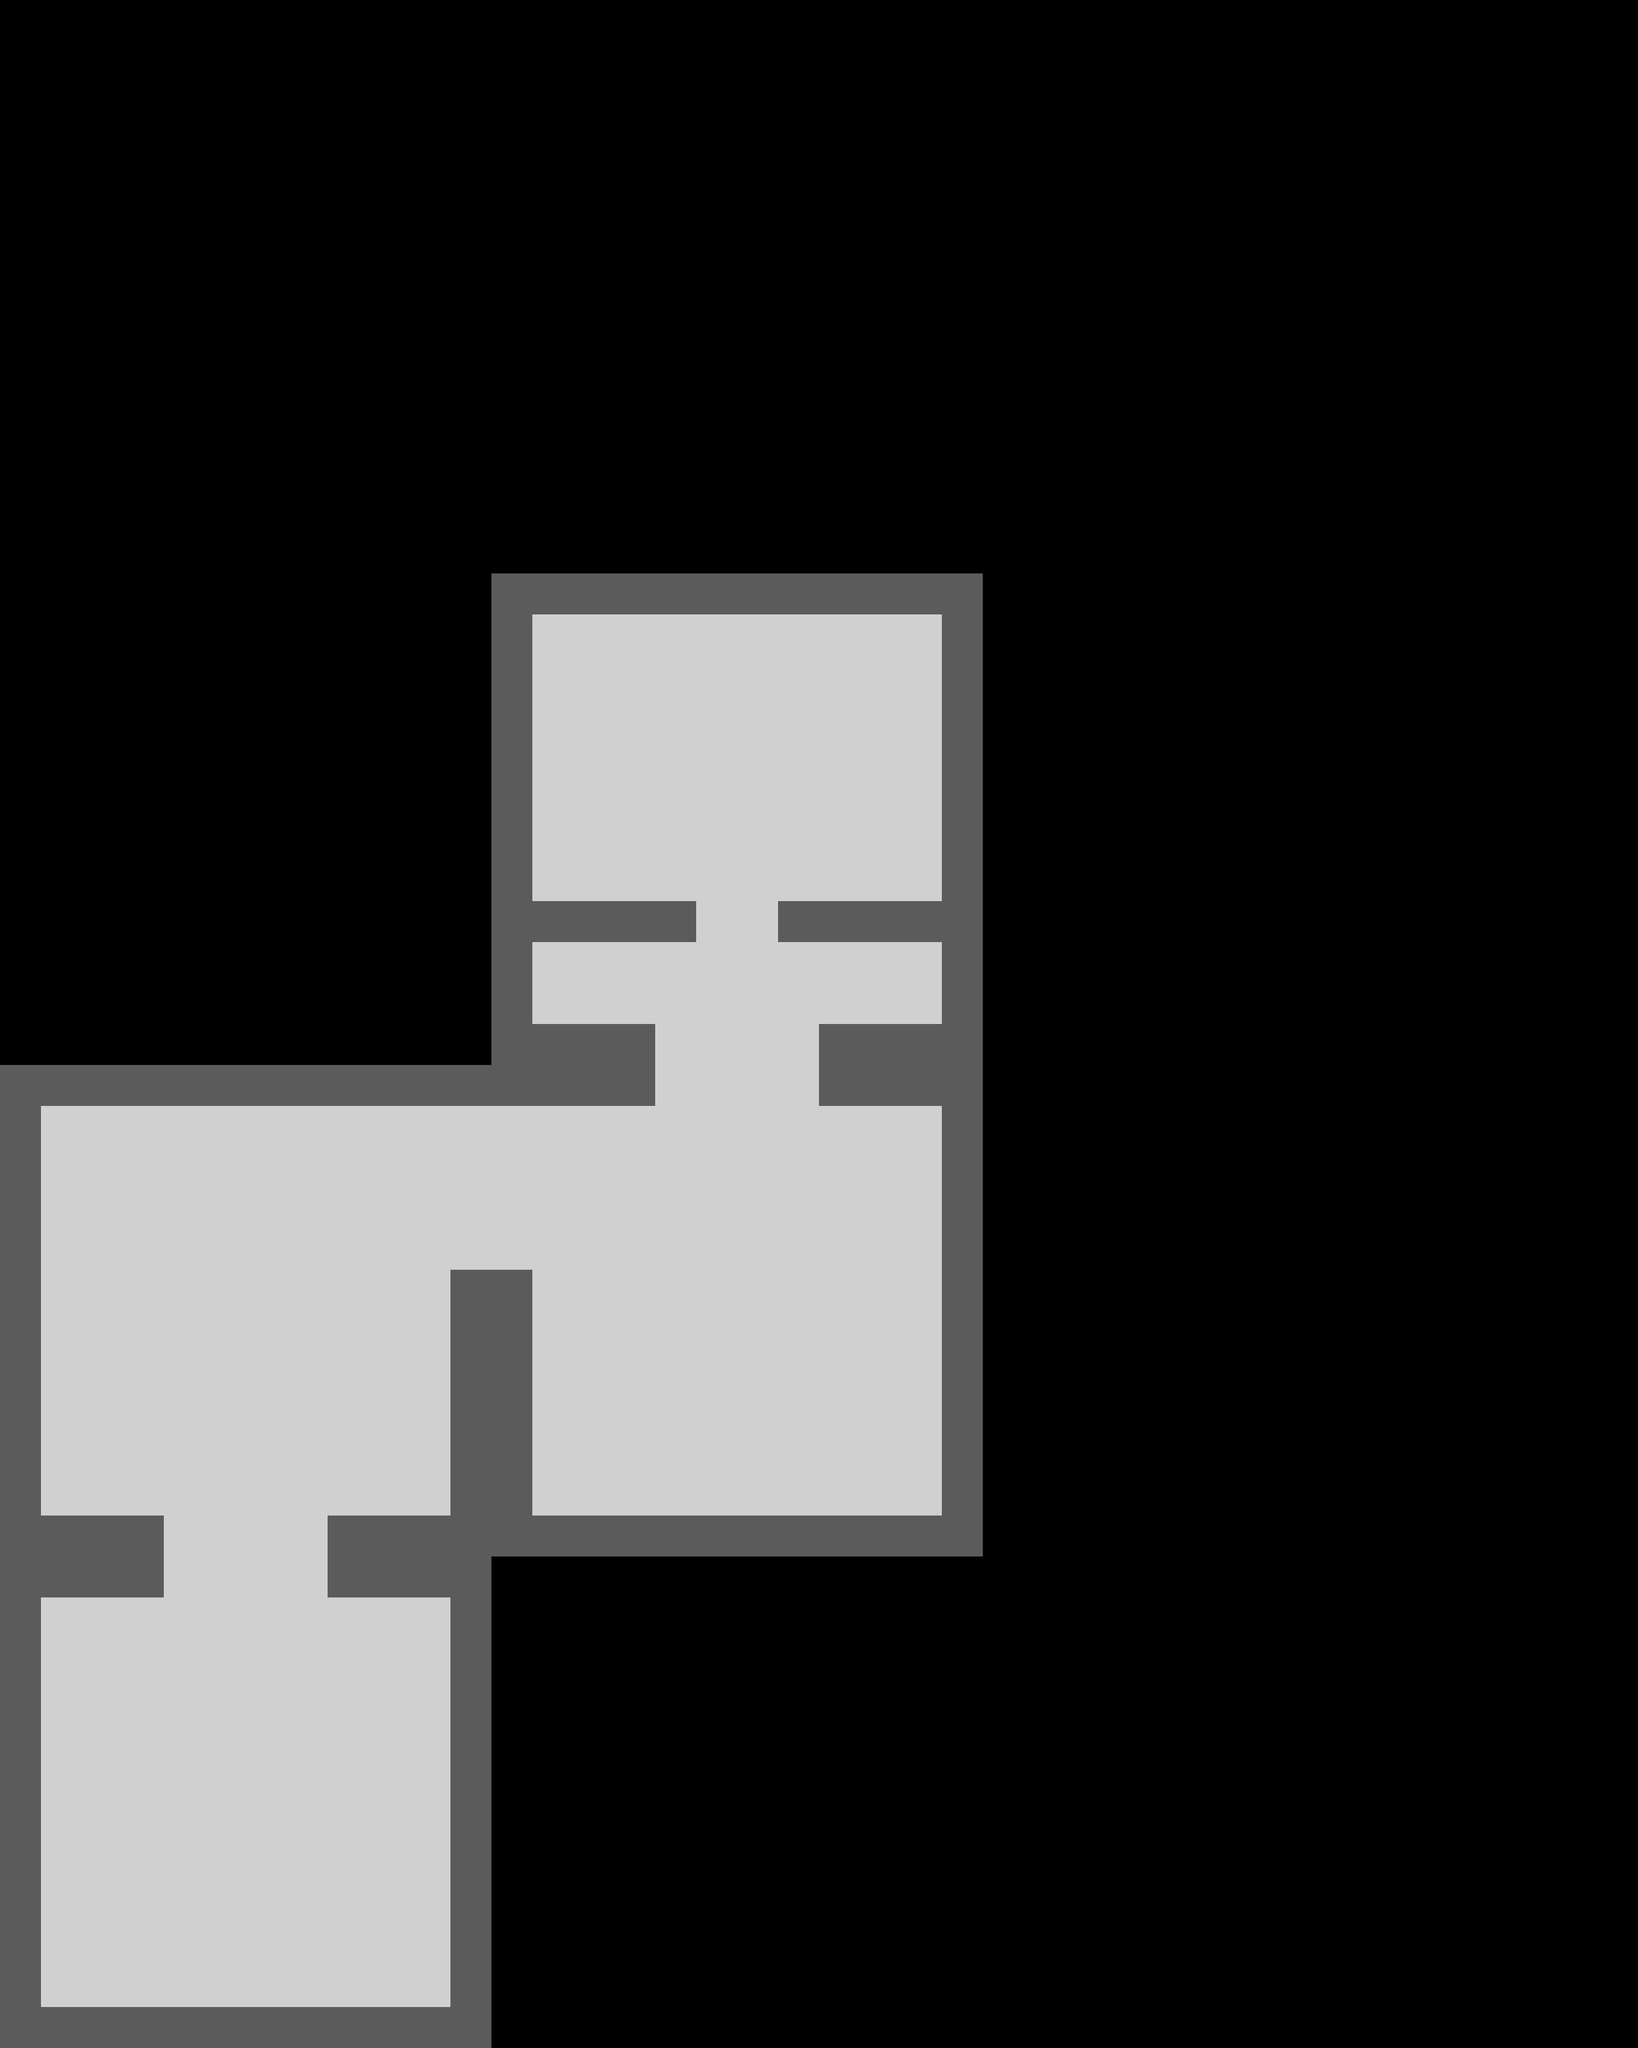

A level layout from a 2D game, rendered from its tile map. Below: a short description, then the map file with tile-grid data replaced by summaries:
An orthogonal 40x50 tile map with 64x64 px tiles, 2 tile layers (bgLayer, collisionLayer).

<map version="1.10" tiledversion="1.10.1" orientation="orthogonal" renderorder="right-down" width="40" height="50" tilewidth="64" tileheight="64" infinite="0" nextlayerid="3" nextobjectid="1">
 <editorsettings>
  <export target="scene1.json" format="json" />
 </editorsettings>
 <tileset firstgid="1" name="vampyr atari tileset" tilewidth="64" tileheight="64" tilecount="4" columns="2">
  <image source="vampyr atari tileset.png" width="128" height="128" />
  <tile id="0">
   <properties>
    <property name="collides" type="bool" value="true" />
   </properties>
  </tile>
  <tile id="1">
   <properties>
    <property name="collides" type="bool" value="false" />
   </properties>
  </tile>
  <tile id="2">
   <properties>
    <property name="collides" type="bool" value="true" />
   </properties>
  </tile>
  <tile id="3">
   <properties>
    <property name="collides" type="bool" value="true" />
   </properties>
  </tile>
 </tileset>
 <layer id="1" name="bgLayer" width="40" height="50">
  <data>[2000 cells, 469 non-empty, 1 distinct tile ids]</data>
 </layer>
 <layer id="2" name="collisionLayer" width="40" height="50">
  <data>[2000 cells, 160 non-empty, 1 distinct tile ids]</data>
 </layer>
</map>